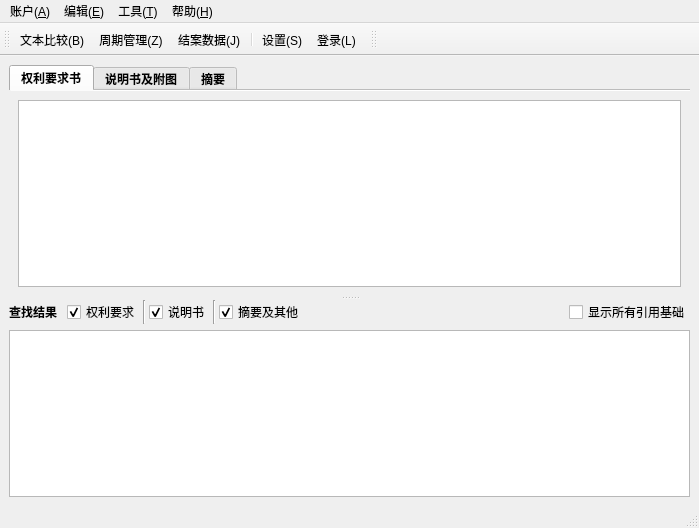
<?xml version="1.0" encoding="UTF-8"?>
<ui version="4.0">
 <class>mainWindow</class>
 <widget class="QMainWindow" name="mainWindow">
  <property name="geometry">
   <rect>
    <x>0</x>
    <y>0</y>
    <width>699</width>
    <height>528</height>
   </rect>
  </property>
  <property name="windowTitle">
   <string>Helper-专利审查助手</string>
  </property>
  <property name="windowIcon">
   <iconset resource="resources.qrc">
    <normaloff>:/icons/app_blue.ico</normaloff>:/icons/app_blue.ico</iconset>
  </property>
  <widget class="QWidget" name="centralwidget">
   <property name="sizePolicy">
    <sizepolicy hsizetype="Preferred" vsizetype="Preferred">
     <horstretch>1</horstretch>
     <verstretch>1</verstretch>
    </sizepolicy>
   </property>
   <layout class="QHBoxLayout" name="horizontalLayout_6">
    <item>
     <widget class="QSplitter" name="splitter">
      <property name="sizePolicy">
       <sizepolicy hsizetype="Preferred" vsizetype="Expanding">
        <horstretch>1</horstretch>
        <verstretch>1</verstretch>
       </sizepolicy>
      </property>
      <property name="orientation">
       <enum>Qt::Vertical</enum>
      </property>
      <property name="childrenCollapsible">
       <bool>false</bool>
      </property>
      <widget class="QTabWidget" name="tabWidget">
       <property name="font">
        <font>
         <weight>75</weight>
         <bold>true</bold>
         <strikeout>false</strikeout>
        </font>
       </property>
       <property name="styleSheet">
        <string notr="true">QTextEdit {
    font-size: 12px;
    line-height: 1.5;
}</string>
       </property>
       <property name="currentIndex">
        <number>0</number>
       </property>
       <property name="documentMode">
        <bool>true</bool>
       </property>
       <widget class="QWidget" name="tab">
        <attribute name="title">
         <string>权利要求书</string>
        </attribute>
        <layout class="QHBoxLayout" name="horizontalLayout_3">
         <item>
          <widget class="QTextEdit" name="claimText">
           <property name="font">
            <font>
             <pointsize>10</pointsize>
             <weight>50</weight>
             <bold>false</bold>
             <strikeout>false</strikeout>
            </font>
           </property>
           <property name="contextMenuPolicy">
            <enum>Qt::DefaultContextMenu</enum>
           </property>
           <property name="styleSheet">
            <string notr="true">QTextEdit {
    font-size: 10pt;
}</string>
           </property>
          </widget>
         </item>
        </layout>
       </widget>
       <widget class="QWidget" name="tab_3">
        <attribute name="title">
         <string>说明书及附图</string>
        </attribute>
        <layout class="QHBoxLayout" name="horizontalLayout">
         <item>
          <layout class="QGridLayout" name="gridLayout" rowstretch="0,1" columnstretch="3,1" columnminimumwidth="0,0">
           <property name="topMargin">
            <number>0</number>
           </property>
           <property name="horizontalSpacing">
            <number>6</number>
           </property>
           <property name="verticalSpacing">
            <number>3</number>
           </property>
           <item row="1" column="1">
            <widget class="QTextEdit" name="figureText">
             <property name="sizePolicy">
              <sizepolicy hsizetype="Expanding" vsizetype="Expanding">
               <horstretch>1</horstretch>
               <verstretch>1</verstretch>
              </sizepolicy>
             </property>
             <property name="minimumSize">
              <size>
               <width>0</width>
               <height>0</height>
              </size>
             </property>
             <property name="maximumSize">
              <size>
               <width>150</width>
               <height>16777215</height>
              </size>
             </property>
             <property name="font">
              <font>
               <pointsize>10</pointsize>
               <weight>50</weight>
               <bold>false</bold>
               <strikeout>false</strikeout>
              </font>
             </property>
             <property name="styleSheet">
              <string notr="true">QTextEdit {
    font-size: 10pt;
}</string>
             </property>
            </widget>
           </item>
           <item row="0" column="0">
            <widget class="QLabel" name="label">
             <property name="text">
              <string>说明书:</string>
             </property>
             <property name="margin">
              <number>0</number>
             </property>
            </widget>
           </item>
           <item row="0" column="1">
            <widget class="QLabel" name="label_2">
             <property name="text">
              <string>附图:</string>
             </property>
            </widget>
           </item>
           <item row="1" column="0">
            <widget class="QTextEdit" name="descriptionText">
             <property name="sizePolicy">
              <sizepolicy hsizetype="Expanding" vsizetype="Expanding">
               <horstretch>3</horstretch>
               <verstretch>1</verstretch>
              </sizepolicy>
             </property>
             <property name="font">
              <font>
               <pointsize>10</pointsize>
               <weight>50</weight>
               <bold>false</bold>
               <strikeout>false</strikeout>
              </font>
             </property>
             <property name="styleSheet">
              <string notr="true">QTextEdit {
    font-size: 10pt;
}</string>
             </property>
            </widget>
           </item>
          </layout>
         </item>
        </layout>
       </widget>
       <widget class="QWidget" name="tab_2">
        <attribute name="title">
         <string>摘要</string>
        </attribute>
        <layout class="QHBoxLayout" name="horizontalLayout_2">
         <item>
          <widget class="QTextEdit" name="abstractText">
           <property name="font">
            <font>
             <pointsize>10</pointsize>
             <weight>50</weight>
             <bold>false</bold>
             <strikeout>false</strikeout>
            </font>
           </property>
           <property name="styleSheet">
            <string notr="true">QTextEdit {
    font-size: 10pt;
}</string>
           </property>
          </widget>
         </item>
        </layout>
       </widget>
      </widget>
      <widget class="QWidget" name="layoutWidget">
       <layout class="QVBoxLayout" name="verticalLayout">
        <item>
         <layout class="QHBoxLayout" name="horizontalLayout_5">
          <property name="spacing">
           <number>10</number>
          </property>
          <item>
           <widget class="QLabel" name="label_3">
            <property name="font">
             <font>
              <weight>75</weight>
              <bold>true</bold>
             </font>
            </property>
            <property name="text">
             <string>查找结果</string>
            </property>
           </widget>
          </item>
          <item>
           <layout class="QHBoxLayout" name="horizontalLayout_4">
            <property name="spacing">
             <number>3</number>
            </property>
            <item>
             <widget class="QCheckBox" name="claimCheckbox">
              <property name="sizePolicy">
               <sizepolicy hsizetype="Fixed" vsizetype="Fixed">
                <horstretch>0</horstretch>
                <verstretch>0</verstretch>
               </sizepolicy>
              </property>
              <property name="focusPolicy">
               <enum>Qt::NoFocus</enum>
              </property>
              <property name="text">
               <string>权利要求</string>
              </property>
              <property name="checked">
               <bool>true</bool>
              </property>
             </widget>
            </item>
            <item>
             <widget class="Line" name="line">
              <property name="orientation">
               <enum>Qt::Vertical</enum>
              </property>
             </widget>
            </item>
            <item>
             <widget class="QCheckBox" name="descriptionCheckbox">
              <property name="sizePolicy">
               <sizepolicy hsizetype="Fixed" vsizetype="Fixed">
                <horstretch>0</horstretch>
                <verstretch>0</verstretch>
               </sizepolicy>
              </property>
              <property name="focusPolicy">
               <enum>Qt::NoFocus</enum>
              </property>
              <property name="text">
               <string>说明书</string>
              </property>
              <property name="checked">
               <bool>true</bool>
              </property>
             </widget>
            </item>
            <item>
             <widget class="Line" name="line_2">
              <property name="orientation">
               <enum>Qt::Vertical</enum>
              </property>
             </widget>
            </item>
            <item>
             <widget class="QCheckBox" name="abstractCheckbox">
              <property name="sizePolicy">
               <sizepolicy hsizetype="Fixed" vsizetype="Fixed">
                <horstretch>0</horstretch>
                <verstretch>0</verstretch>
               </sizepolicy>
              </property>
              <property name="focusPolicy">
               <enum>Qt::NoFocus</enum>
              </property>
              <property name="text">
               <string>摘要及其他</string>
              </property>
              <property name="checked">
               <bool>true</bool>
              </property>
             </widget>
            </item>
            <item>
             <spacer name="horizontalSpacer">
              <property name="orientation">
               <enum>Qt::Horizontal</enum>
              </property>
              <property name="sizeHint" stdset="0">
               <size>
                <width>40</width>
                <height>20</height>
               </size>
              </property>
             </spacer>
            </item>
            <item>
             <widget class="QCheckBox" name="showAllCheckBox">
              <property name="text">
               <string>显示所有引用基础</string>
              </property>
             </widget>
            </item>
           </layout>
          </item>
         </layout>
        </item>
        <item>
         <widget class="QTextBrowser" name="resultText">
          <property name="sizePolicy">
           <sizepolicy hsizetype="Expanding" vsizetype="Expanding">
            <horstretch>0</horstretch>
            <verstretch>0</verstretch>
           </sizepolicy>
          </property>
          <property name="font">
           <font>
            <pointsize>10</pointsize>
           </font>
          </property>
          <property name="styleSheet">
           <string notr="true">QTextEdit {
    font-size: 10pt;
}</string>
          </property>
         </widget>
        </item>
       </layout>
      </widget>
     </widget>
    </item>
   </layout>
  </widget>
  <widget class="QMenuBar" name="menubar">
   <property name="geometry">
    <rect>
     <x>0</x>
     <y>0</y>
     <width>699</width>
     <height>22</height>
    </rect>
   </property>
   <widget class="QMenu" name="menu">
    <property name="title">
     <string>账户(&amp;A)</string>
    </property>
    <addaction name="loginAction"/>
    <addaction name="separator"/>
    <addaction name="closeAction"/>
   </widget>
   <widget class="QMenu" name="menu_2">
    <property name="title">
     <string>编辑(&amp;E)</string>
    </property>
    <addaction name="copyAction"/>
    <addaction name="cutAction"/>
    <addaction name="pasteAction"/>
    <addaction name="separator"/>
    <addaction name="searchAction"/>
   </widget>
   <widget class="QMenu" name="menu_3">
    <property name="title">
     <string>工具(&amp;T)</string>
    </property>
    <addaction name="cmpAction"/>
    <addaction name="deadlineAction"/>
    <addaction name="archiveAction"/>
    <addaction name="separator"/>
    <addaction name="settingAction"/>
   </widget>
   <widget class="QMenu" name="menu_H">
    <property name="title">
     <string>帮助(&amp;H)</string>
    </property>
    <addaction name="docAction"/>
    <addaction name="aboutAction"/>
   </widget>
   <addaction name="menu"/>
   <addaction name="menu_2"/>
   <addaction name="menu_3"/>
   <addaction name="menu_H"/>
  </widget>
  <widget class="QStatusBar" name="statusbar"/>
  <widget class="QToolBar" name="toolBar">
   <property name="windowTitle">
    <string>toolBar</string>
   </property>
   <property name="iconSize">
    <size>
     <width>24</width>
     <height>24</height>
    </size>
   </property>
   <attribute name="toolBarArea">
    <enum>TopToolBarArea</enum>
   </attribute>
   <attribute name="toolBarBreak">
    <bool>false</bool>
   </attribute>
   <addaction name="cmpAction"/>
   <addaction name="deadlineAction"/>
   <addaction name="archiveAction"/>
   <addaction name="separator"/>
   <addaction name="settingAction"/>
   <addaction name="loginAction"/>
  </widget>
  <widget class="QToolBar" name="widgetToolBar">
   <property name="windowTitle">
    <string>toolBar_2</string>
   </property>
   <attribute name="toolBarArea">
    <enum>TopToolBarArea</enum>
   </attribute>
   <attribute name="toolBarBreak">
    <bool>false</bool>
   </attribute>
  </widget>
  <action name="loginAction">
   <property name="icon">
    <iconset resource="resources.qrc">
     <normaloff>:/icons/login_blue.svg</normaloff>:/icons/login_blue.svg</iconset>
   </property>
   <property name="text">
    <string>登录(&amp;L)</string>
   </property>
   <property name="toolTip">
    <string>登录</string>
   </property>
   <property name="statusTip">
    <string>登录i系统账号以获取审查数据</string>
   </property>
  </action>
  <action name="closeAction">
   <property name="icon">
    <iconset resource="resources.qrc">
     <normaloff>:/icons/close_blue.svg</normaloff>:/icons/close_blue.svg</iconset>
   </property>
   <property name="text">
    <string>关闭(&amp;E)</string>
   </property>
   <property name="toolTip">
    <string>关闭此应用</string>
   </property>
  </action>
  <action name="copyAction">
   <property name="icon">
    <iconset resource="resources.qrc">
     <normaloff>:/icons/copy_blue.svg</normaloff>:/icons/copy_blue.svg</iconset>
   </property>
   <property name="text">
    <string>复制(&amp;C)</string>
   </property>
   <property name="toolTip">
    <string>复制</string>
   </property>
   <property name="shortcut">
    <string>Ctrl+C</string>
   </property>
  </action>
  <action name="cutAction">
   <property name="icon">
    <iconset resource="resources.qrc">
     <normaloff>:/icons/cut_blue.svg</normaloff>:/icons/cut_blue.svg</iconset>
   </property>
   <property name="text">
    <string>剪切(&amp;T)</string>
   </property>
   <property name="toolTip">
    <string>剪切</string>
   </property>
   <property name="shortcut">
    <string>Ctrl+X</string>
   </property>
  </action>
  <action name="pasteAction">
   <property name="icon">
    <iconset resource="resources.qrc">
     <normaloff>:/icons/paste_blue.svg</normaloff>:/icons/paste_blue.svg</iconset>
   </property>
   <property name="text">
    <string>粘贴(&amp;P)</string>
   </property>
   <property name="toolTip">
    <string>粘贴</string>
   </property>
   <property name="shortcut">
    <string>Ctrl+V</string>
   </property>
  </action>
  <action name="searchAction">
   <property name="icon">
    <iconset resource="resources.qrc">
     <normaloff>:/icons/search_blue.svg</normaloff>:/icons/search_blue.svg</iconset>
   </property>
   <property name="text">
    <string>查找(&amp;S)</string>
   </property>
   <property name="toolTip">
    <string>查找</string>
   </property>
   <property name="shortcut">
    <string>Ctrl+F</string>
   </property>
  </action>
  <action name="cmpAction">
   <property name="icon">
    <iconset resource="resources.qrc">
     <normaloff>:/icons/cmp_blue.svg</normaloff>:/icons/cmp_blue.svg</iconset>
   </property>
   <property name="text">
    <string>文本比较(&amp;B)</string>
   </property>
   <property name="toolTip">
    <string>文本比较</string>
   </property>
   <property name="statusTip">
    <string>打开文本比较器</string>
   </property>
  </action>
  <action name="deadlineAction">
   <property name="icon">
    <iconset resource="resources.qrc">
     <normaloff>:/icons/calendar_blue.svg</normaloff>:/icons/calendar_blue.svg</iconset>
   </property>
   <property name="text">
    <string>周期管理(&amp;Z)</string>
   </property>
   <property name="toolTip">
    <string>周期管理</string>
   </property>
   <property name="statusTip">
    <string>查看和管理案件审查周期</string>
   </property>
  </action>
  <action name="archiveAction">
   <property name="icon">
    <iconset resource="resources.qrc">
     <normaloff>:/icons/archive_blue.svg</normaloff>:/icons/archive_blue.svg</iconset>
   </property>
   <property name="text">
    <string>结案数据(&amp;J)</string>
   </property>
   <property name="toolTip">
    <string>结案数据</string>
   </property>
   <property name="statusTip">
    <string>查看当月结案数据</string>
   </property>
  </action>
  <action name="docAction">
   <property name="icon">
    <iconset resource="resources.qrc">
     <normaloff>:/icons/doc_blue.svg</normaloff>:/icons/doc_blue.svg</iconset>
   </property>
   <property name="text">
    <string>使用说明(&amp;D)</string>
   </property>
   <property name="toolTip">
    <string>打开使用说明</string>
   </property>
  </action>
  <action name="aboutAction">
   <property name="icon">
    <iconset resource="resources.qrc">
     <normaloff>:/icons/about_blue.svg</normaloff>:/icons/about_blue.svg</iconset>
   </property>
   <property name="text">
    <string>关于(&amp;A)</string>
   </property>
   <property name="toolTip">
    <string>关于此应用</string>
   </property>
  </action>
  <action name="settingAction">
   <property name="icon">
    <iconset resource="resources.qrc">
     <normaloff>:/icons/setting_blue.svg</normaloff>:/icons/setting_blue.svg</iconset>
   </property>
   <property name="text">
    <string>设置(&amp;S)</string>
   </property>
   <property name="toolTip">
    <string>设置</string>
   </property>
   <property name="statusTip">
    <string>设置</string>
   </property>
  </action>
 </widget>
 <resources>
  <include location="resources.qrc"/>
 </resources>
 <connections>
  <connection>
   <sender>closeAction</sender>
   <signal>triggered()</signal>
   <receiver>mainWindow</receiver>
   <slot>close()</slot>
   <hints>
    <hint type="sourcelabel">
     <x>-1</x>
     <y>-1</y>
    </hint>
    <hint type="destinationlabel">
     <x>365</x>
     <y>263</y>
    </hint>
   </hints>
  </connection>
 </connections>
</ui>
